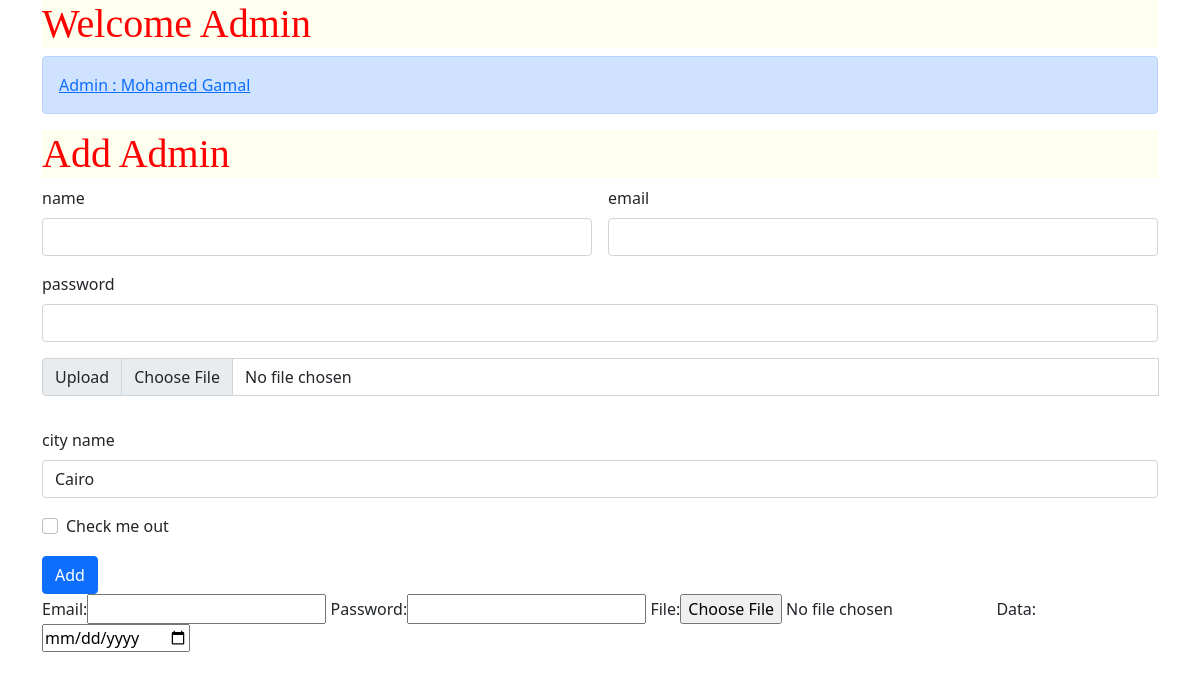
The app's page /perfix/admin/, older data.
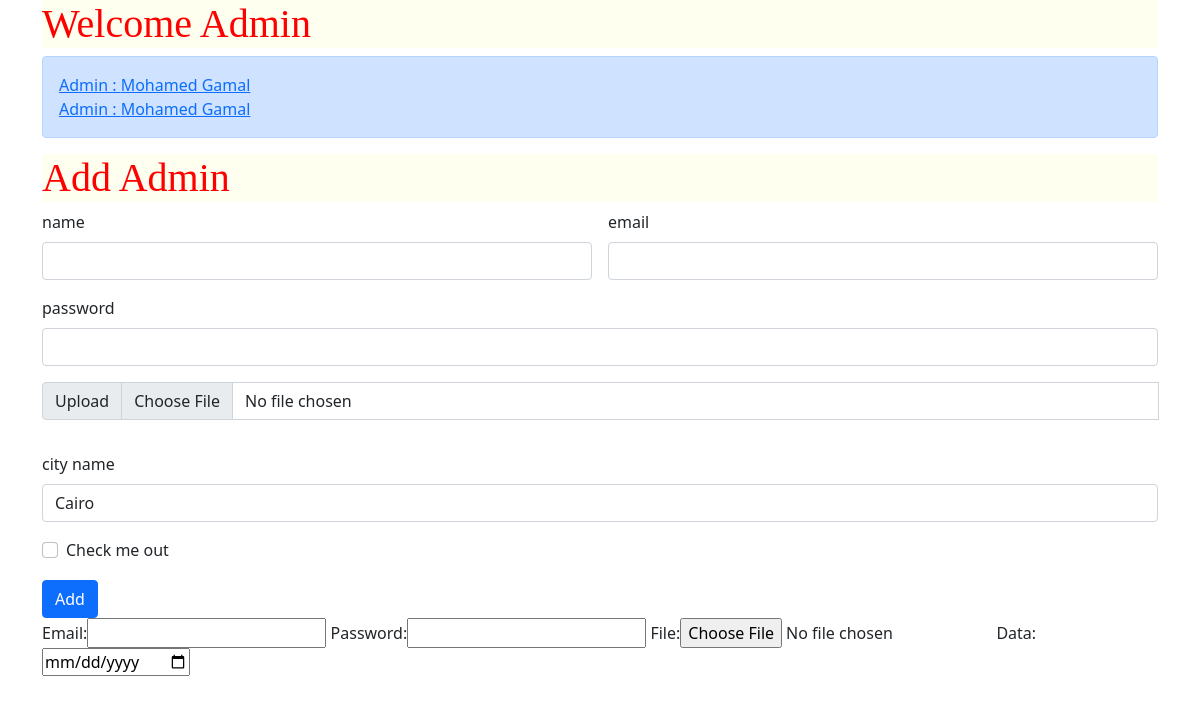
The same page, newer data.
### admins/models.py (models this page shows, shortened)
class Admin(models.Model):
  name = models.CharField(max_length=200)
  email = models.EmailField(max_length=250, unique=True, null=True)
  password = models.CharField(max_length=200)
  is_main = models.BooleanField(default=False)
  image = models.ImageField(upload_to='admin/images')
  city = models.ManyToManyField(City, blank=True, null=True)
  def underscored_name(self):
    return self.name.replace(' ','_')

### admins/views.py (the view, shortened to what this page needs)
# urls.py: path('admin/', views.index, name="admins"),
def index(request):
  admin_form = AddAdmin()
  admin_city = City(prefix='city', initial={'name': 'Cairo'})
  admins = Admin.objects.all()
  return render(request, 'admins/index.html', {
    'show' : True,
    'admins' : admins,
    'form' : admin_form,
    'form_city' : admin_city,
    'UslessForm' : UslessForm(),
  })

### admins/forms.py
class AddAdmin(forms.ModelForm):
  password = forms.CharField(widget=forms.PasswordInput())
  class Meta:
    model = Admin
    fields = ['name','email','is_main','password','image']
  def __init__(self, *args, **kwargs):
    self._newly_created = kwargs.get('instance') is None
    super(AddAdmin, self).__init__(*args, **kwargs)
    self.fields['name'].widget.attrs.update({'class': 'form-control'})
    self.fields['email'].widget.attrs.update({'class': 'form-control'})
    self.fields['password'].widget.attrs.update({'class': 'form-control'})
    self.fields['password'].required = False
    self.fields['image'].widget.attrs.update({'class': 'form-control'})
    self.fields['is_main'].widget.attrs.update({'class': 'form-check-input'})
    if not self._newly_created:
      self.fields['image'].widget.initial_text = "currently"
      forms.ImageField(label='Image Admin',required=False, error_messages = {'invalid':"Image files only"}, widget=forms.FileInput)

### admins/templates/admins/index.html (shortened to what this page needs)
{% extends 'layouts/app.html' %}
{% block content %}
<div class="container">
  <h1>Welcome Admin</h1>
  {% if show %}
    <div class="alert alert-primary" role="alert">
      {% for admin in admins %}
        <a href="{% url 'adminroute' admin.name.split|join:"_" admin.id %}"> Admin : {{ admin.name }} </a> <br>
      {% endfor %}
    </div>
  {% endif %}
  <h1>Add Admin </h1>
  <form class="row g-3" method="POST" action="{% url 'admins'  %}" enctype="multipart/form-data">
    <div class="col-md-6">
      <label for="id_name" class="form-label">name</label>
      {{form.name}}
    </div>
    <div class="col-md-6">
      <label for="id_email" class="form-label">email</label>
      {{form.email}}
    </div>
    <div class="col-md-12">
      <label for="id_password" class="form-label">password</label>
      {{form.password}}
    </div>
    <div class="input-group mb-3">
      <label class="input-group-text" for="id_image">Upload</label>
      {{form.image}}
    </div>
    <div class="col-md-12">
      <label for="city_name" class="form-label">city name</label>
      {{form_city.name}}
    </div>
    <div class="col-md-12">
      <div class="form-check">
      {{form.is_main}}
      <label class="form-check-label" for="id_is_main">
        Check me out
      </label>
      </div>
    </div>
    <div class="col-12">
      <button type="submit" class="btn btn-primary">Add</button>
    </div>
  </form>
  {{UslessForm}}
</div>
{% endblock %}

Row changes from the older to the newer data that the page shows:
added Admin: name "Mohamed Gamal"
